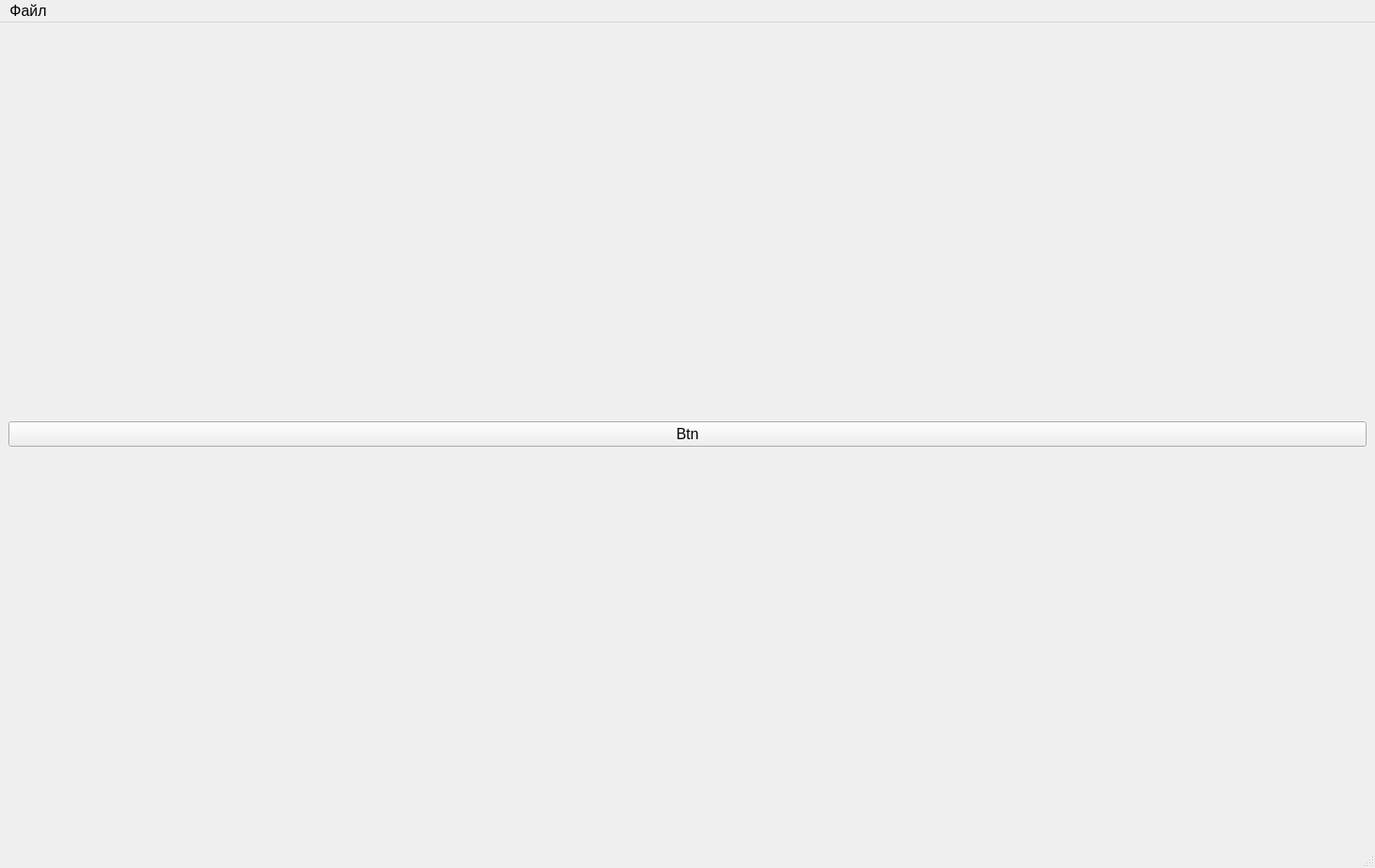
<?xml version="1.0" encoding="UTF-8"?>
<ui version="4.0">
 <class>MainWindow</class>
 <widget class="QMainWindow" name="MainWindow">
  <property name="geometry">
   <rect>
    <x>0</x>
    <y>0</y>
    <width>1465</width>
    <height>925</height>
   </rect>
  </property>
  <property name="font">
   <font>
    <pointsize>12</pointsize>
   </font>
  </property>
  <property name="windowTitle">
   <string>DoIt</string>
  </property>
  <widget class="QWidget" name="centralwidget">
   <layout class="QGridLayout" name="gridLayout_3">
    <item row="0" column="0">
     <widget class="QPushButton" name="btn">
      <property name="text">
       <string>Btn</string>
      </property>
     </widget>
    </item>
   </layout>
  </widget>
  <widget class="QStatusBar" name="statusBar"/>
  <widget class="QMenuBar" name="menuBar">
   <property name="geometry">
    <rect>
     <x>0</x>
     <y>0</y>
     <width>1465</width>
     <height>24</height>
    </rect>
   </property>
   <widget class="QMenu" name="menu">
    <property name="title">
     <string>Файл</string>
    </property>
    <addaction name="action"/>
   </widget>
   <addaction name="menu"/>
  </widget>
  <action name="action">
   <property name="text">
    <string>Выход</string>
   </property>
  </action>
 </widget>
 <resources/>
 <connections/>
</ui>
